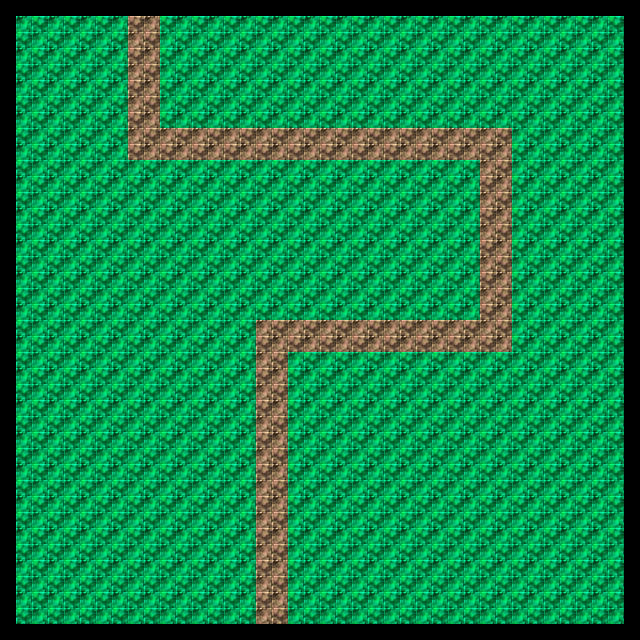

The image is a tile-based game level rendered from a .tmx file. Its description and complete source (layers, tilesets, objects, tile grids) follow:
An orthogonal 20x20 tile map with 32x32 px tiles, 1 tile layer (Tile Layer 1).

<map version="1.2" tiledversion="1.2.3" orientation="orthogonal" renderorder="right-down" width="20" height="20" tilewidth="32" tileheight="32" infinite="0" nextlayerid="2" nextobjectid="1">
 <tileset firstgid="1" name="ground-plates" tilewidth="32" tileheight="32" tilecount="152" columns="8">
  <image source="ground-plates.png" width="256" height="608" />
 </tileset>
 <layer id="1" name="Tile Layer 1" width="20" height="20">
  <data encoding="csv">
49,50,50,50,26,50,50,50,50,50,50,50,50,50,50,50,50,50,50,51,
57,58,58,58,34,58,58,58,58,58,58,58,58,58,58,58,58,58,58,59,
57,58,58,58,34,58,58,58,58,58,58,58,58,58,58,58,58,58,58,59,
57,58,58,58,34,58,58,58,58,58,58,58,58,58,58,58,58,58,58,59,
57,58,58,58,34,34,34,34,34,34,34,34,34,34,34,34,58,58,58,59,
57,58,58,58,58,58,58,58,58,58,58,58,58,58,58,34,58,58,58,59,
57,58,58,58,58,58,58,58,58,58,58,58,58,58,58,34,58,58,58,59,
57,58,58,58,58,58,58,58,58,58,58,58,58,58,58,34,58,58,58,59,
57,58,58,58,58,58,58,58,58,58,58,58,58,58,58,34,58,58,58,59,
57,58,58,58,58,58,58,58,58,58,58,58,58,58,58,34,58,58,58,59,
57,58,58,58,58,58,58,58,34,34,34,34,34,34,34,34,58,58,58,59,
57,58,58,58,58,58,58,58,34,58,58,58,58,58,58,58,58,58,58,59,
57,58,58,58,58,58,58,58,34,58,58,58,58,58,58,58,58,58,58,59,
57,58,58,58,58,58,58,58,34,58,58,58,58,58,58,58,58,58,58,59,
57,58,58,58,58,58,58,58,34,58,58,58,58,58,58,58,58,58,58,59,
57,58,58,58,58,58,58,58,34,58,58,58,58,58,58,58,58,58,58,59,
57,58,58,58,58,58,58,58,34,58,58,58,58,58,58,58,58,58,58,59,
57,58,58,58,58,58,58,58,34,58,58,58,58,58,58,58,58,58,58,59,
57,58,58,58,58,58,58,58,34,58,58,58,58,58,58,58,58,58,58,59,
65,66,66,66,66,66,66,66,42,66,66,66,66,66,66,66,66,66,66,67
</data>
 </layer>
</map>
